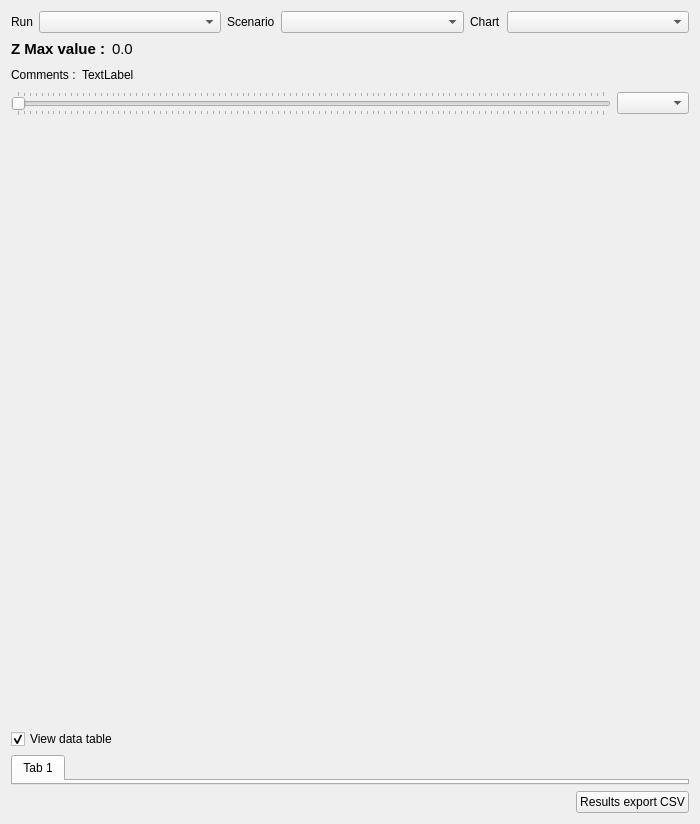
<?xml version="1.0" encoding="UTF-8"?>
<ui version="4.0">
 <class>txt_tmp</class>
 <widget class="QWidget" name="txt_tmp">
  <property name="geometry">
   <rect>
    <x>0</x>
    <y>0</y>
    <width>700</width>
    <height>824</height>
   </rect>
  </property>
  <property name="windowTitle">
   <string>Hydro. Results</string>
  </property>
  <layout class="QVBoxLayout" name="verticalLayout_3">
   <item>
    <widget class="QFrame" name="frm_top">
     <property name="frameShape">
      <enum>QFrame::NoFrame</enum>
     </property>
     <property name="frameShadow">
      <enum>QFrame::Raised</enum>
     </property>
     <layout class="QVBoxLayout" name="verticalLayout">
      <property name="leftMargin">
       <number>0</number>
      </property>
      <property name="topMargin">
       <number>0</number>
      </property>
      <property name="rightMargin">
       <number>0</number>
      </property>
      <property name="bottomMargin">
       <number>0</number>
      </property>
      <item>
       <layout class="QVBoxLayout" name="lay_fig">
        <item>
         <layout class="QHBoxLayout" name="horizontalLayout">
          <item>
           <widget class="QLabel" name="label">
            <property name="sizePolicy">
             <sizepolicy hsizetype="Maximum" vsizetype="Preferred">
              <horstretch>0</horstretch>
              <verstretch>0</verstretch>
             </sizepolicy>
            </property>
            <property name="text">
             <string>Run</string>
            </property>
           </widget>
          </item>
          <item>
           <widget class="QComboBox" name="cb_run"/>
          </item>
          <item>
           <widget class="QLabel" name="label_2">
            <property name="sizePolicy">
             <sizepolicy hsizetype="Maximum" vsizetype="Preferred">
              <horstretch>0</horstretch>
              <verstretch>0</verstretch>
             </sizepolicy>
            </property>
            <property name="text">
             <string>Scenario</string>
            </property>
           </widget>
          </item>
          <item>
           <widget class="QComboBox" name="cb_scen"/>
          </item>
          <item>
           <widget class="QLabel" name="label_3">
            <property name="sizePolicy">
             <sizepolicy hsizetype="Maximum" vsizetype="Preferred">
              <horstretch>0</horstretch>
              <verstretch>0</verstretch>
             </sizepolicy>
            </property>
            <property name="text">
             <string>Chart</string>
            </property>
           </widget>
          </item>
          <item>
           <widget class="QComboBox" name="cb_graph"/>
          </item>
         </layout>
        </item>
        <item>
         <layout class="QHBoxLayout" name="horizontalLayout_4">
          <item>
           <widget class="QLabel" name="label_lbzmax">
            <property name="font">
             <font>
              <pointsize>11</pointsize>
              <weight>75</weight>
              <bold>true</bold>
             </font>
            </property>
            <property name="text">
             <string>Z Max value :</string>
            </property>
           </widget>
          </item>
          <item>
           <widget class="QLabel" name="label_zmax">
            <property name="font">
             <font>
              <pointsize>11</pointsize>
             </font>
            </property>
            <property name="text">
             <string>0.0</string>
            </property>
           </widget>
          </item>
          <item>
           <spacer name="horizontalSpacer_3">
            <property name="orientation">
             <enum>Qt::Horizontal</enum>
            </property>
            <property name="sizeHint" stdset="0">
             <size>
              <width>40</width>
              <height>20</height>
             </size>
            </property>
           </spacer>
          </item>
         </layout>
        </item>
        <item>
         <layout class="QHBoxLayout" name="horizontalLayout_5">
          <item>
           <widget class="QLabel" name="label_coment">
            <property name="text">
             <string>Comments :</string>
            </property>
           </widget>
          </item>
          <item>
           <widget class="QLabel" name="lbl_coment">
            <property name="text">
             <string>TextLabel</string>
            </property>
           </widget>
          </item>
          <item>
           <spacer name="horizontalSpacer_2">
            <property name="orientation">
             <enum>Qt::Horizontal</enum>
            </property>
            <property name="sizeHint" stdset="0">
             <size>
              <width>40</width>
              <height>20</height>
             </size>
            </property>
           </spacer>
          </item>
         </layout>
        </item>
        <item>
         <layout class="QHBoxLayout" name="horizontalLayout_2">
          <item>
           <widget class="QSlider" name="sld_det">
            <property name="orientation">
             <enum>Qt::Horizontal</enum>
            </property>
            <property name="tickPosition">
             <enum>QSlider::TicksBothSides</enum>
            </property>
           </widget>
          </item>
          <item>
           <widget class="QComboBox" name="cb_det">
            <property name="sizePolicy">
             <sizepolicy hsizetype="Maximum" vsizetype="Fixed">
              <horstretch>0</horstretch>
              <verstretch>0</verstretch>
             </sizepolicy>
            </property>
            <property name="sizeAdjustPolicy">
             <enum>QComboBox::AdjustToContents</enum>
            </property>
           </widget>
          </item>
         </layout>
        </item>
        <item>
         <layout class="QHBoxLayout" name="horizontalLayout_6">
          <item>
           <layout class="QVBoxLayout" name="lay_graph"/>
          </item>
          <item>
           <layout class="QVBoxLayout" name="verticalLayout_6">
            <item>
             <spacer name="verticalSpacer">
              <property name="orientation">
               <enum>Qt::Vertical</enum>
              </property>
              <property name="sizeHint" stdset="0">
               <size>
                <width>20</width>
                <height>40</height>
               </size>
              </property>
             </spacer>
            </item>
           </layout>
          </item>
         </layout>
        </item>
       </layout>
      </item>
     </layout>
    </widget>
   </item>
   <item>
    <widget class="QFrame" name="frm_bottom">
     <property name="sizePolicy">
      <sizepolicy hsizetype="Preferred" vsizetype="Maximum">
       <horstretch>0</horstretch>
       <verstretch>0</verstretch>
      </sizepolicy>
     </property>
     <property name="frameShape">
      <enum>QFrame::NoFrame</enum>
     </property>
     <property name="frameShadow">
      <enum>QFrame::Raised</enum>
     </property>
     <layout class="QVBoxLayout" name="verticalLayout_2">
      <property name="leftMargin">
       <number>0</number>
      </property>
      <property name="topMargin">
       <number>0</number>
      </property>
      <property name="rightMargin">
       <number>0</number>
      </property>
      <property name="bottomMargin">
       <number>0</number>
      </property>
      <item>
       <widget class="QCheckBox" name="cc_data">
        <property name="text">
         <string>View data table</string>
        </property>
        <property name="checked">
         <bool>true</bool>
        </property>
       </widget>
      </item>
      <item>
       <widget class="QTabWidget" name="clas_data">
        <property name="currentIndex">
         <number>0</number>
        </property>
        <widget class="QWidget" name="tab">
         <attribute name="title">
          <string>Tab 1</string>
         </attribute>
        </widget>
       </widget>
      </item>
      <item>
       <widget class="QFrame" name="frm_data">
        <property name="frameShape">
         <enum>QFrame::NoFrame</enum>
        </property>
        <property name="frameShadow">
         <enum>QFrame::Raised</enum>
        </property>
        <layout class="QVBoxLayout" name="verticalLayout_4">
         <property name="leftMargin">
          <number>0</number>
         </property>
         <property name="topMargin">
          <number>0</number>
         </property>
         <property name="rightMargin">
          <number>0</number>
         </property>
         <property name="bottomMargin">
          <number>0</number>
         </property>
         <item>
          <layout class="QHBoxLayout" name="horizontalLayout_3">
           <item>
            <spacer name="horizontalSpacer">
             <property name="orientation">
              <enum>Qt::Horizontal</enum>
             </property>
             <property name="sizeHint" stdset="0">
              <size>
               <width>40</width>
               <height>20</height>
              </size>
             </property>
            </spacer>
           </item>
           <item>
            <widget class="QPushButton" name="bt_expCsv">
             <property name="text">
              <string>Results export CSV</string>
             </property>
            </widget>
           </item>
          </layout>
         </item>
        </layout>
       </widget>
      </item>
     </layout>
    </widget>
   </item>
  </layout>
 </widget>
 <resources/>
 <connections>
  <connection>
   <sender>cc_data</sender>
   <signal>clicked(bool)</signal>
   <receiver>frm_data</receiver>
   <slot>setVisible(bool)</slot>
   <hints>
    <hint type="sourcelabel">
     <x>349</x>
     <y>175</y>
    </hint>
    <hint type="destinationlabel">
     <x>349</x>
     <y>440</y>
    </hint>
   </hints>
  </connection>
  <connection>
   <sender>sld_det</sender>
   <signal>valueChanged(int)</signal>
   <receiver>cb_det</receiver>
   <slot>setCurrentIndex(int)</slot>
   <hints>
    <hint type="sourcelabel">
     <x>349</x>
     <y>238</y>
    </hint>
    <hint type="destinationlabel">
     <x>349</x>
     <y>308</y>
    </hint>
   </hints>
  </connection>
  <connection>
   <sender>cb_det</sender>
   <signal>currentIndexChanged(int)</signal>
   <receiver>sld_det</receiver>
   <slot>setValue(int)</slot>
   <hints>
    <hint type="sourcelabel">
     <x>349</x>
     <y>308</y>
    </hint>
    <hint type="destinationlabel">
     <x>349</x>
     <y>238</y>
    </hint>
   </hints>
  </connection>
 </connections>
</ui>
